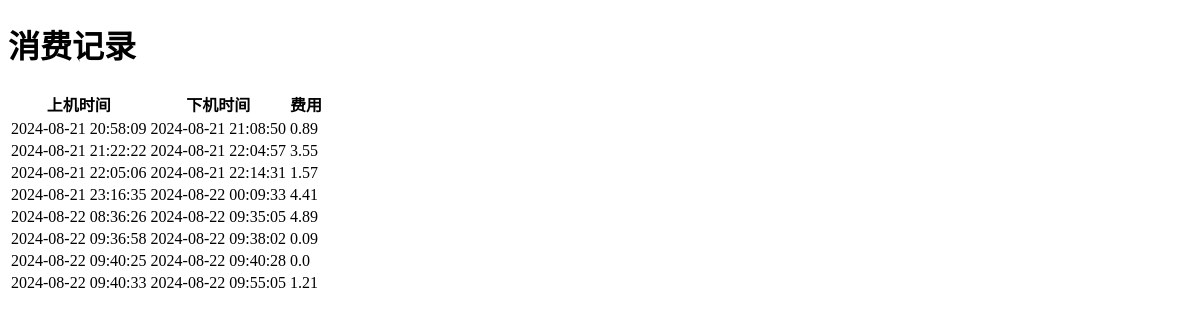
/billing_history (signed in), run on an earlier commit of the app's database.
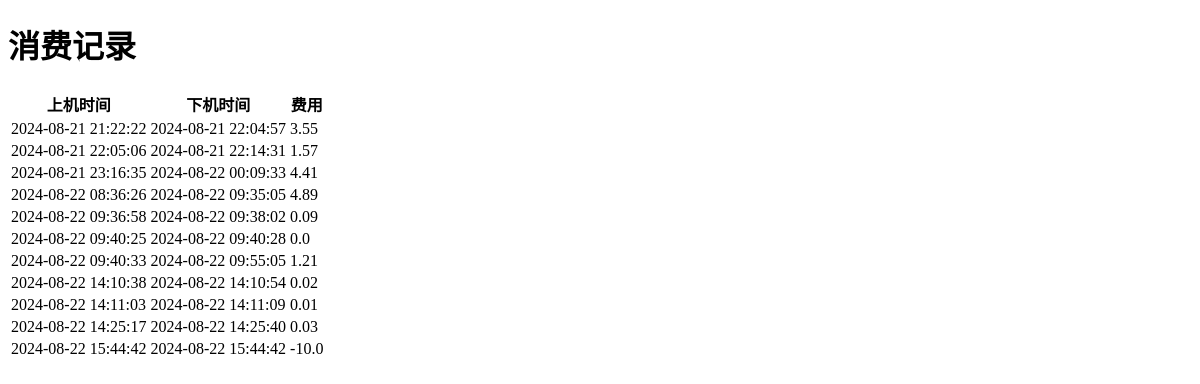
And on a later commit of the database.
### app.py (models this page shows, shortened)
class BillingRecord(db.Model):
    __tablename__ = 'billing_record'
    id = db.Column(db.Integer, primary_key=True)
    user_id = db.Column(db.Integer, db.ForeignKey('user.id'), nullable=False)
    username = db.Column(db.String(80), nullable=False)
    last_login = db.Column(db.DateTime, nullable=False)
    logout_time = db.Column(db.DateTime)  # 下机时间
    fee = db.Column(db.Float, nullable=False)
    description = db.Column(db.String, nullable=False)
    billing_group_id = db.Column(db.Integer, db.ForeignKey('billing_group.id'), nullable=False)
    billing_group = db.relationship('BillingGroup', backref=db.backref('billing_records', lazy=True))
    user = db.relationship('User', backref=db.backref('billing_records', lazy=True))

### app.py (the view)
@app.route('/billing_history')
def billing_history():
    user_id = session.get('user_id')
    if user_id:
        user = User.query.get(user_id)
        if user:
            billing_records = BillingRecord.query.filter_by(user_id=user_id).all()
            return render_template('billing_history.html', billing_records=billing_records)
        else:
            error = '用户不存在'
            return render_template('billing_history.html', error=error)
    else:
        error = '请先登录'
        return render_template('billing_history.html', error=error)

### templates/billing_history.html (shortened to what this page needs)
<!DOCTYPE html>
<html lang="en">
<head>
</head>
<body>
    <h1>消费记录</h1>
    <table>
        <thead>
            <tr>
                <th>上机时间</th>
                <th>下机时间</th>
                <th>费用</th>
            </tr>
        </thead>
        <tbody>
            {% for record in billing_records %}
            <tr>
                <td>{{ record.last_login.strftime('%Y-%m-%d %H:%M:%S') }}</td>
                <td>{{ record.logout_time.strftime('%Y-%m-%d %H:%M:%S') if record.logout_time else '未下机' }}</td>
                <td>{{ record.fee }}</td>
            </tr>
            {% endfor %}
        </tbody>
    </table>
</body>
</html>

What changed in the data, as far as the page shows it:
removed BillingRecord: last_login "2024-08-21 20:58:09", logout_time "2024-08-21 21:08:50", fee "0.89"
added BillingRecord: last_login "2024-08-22 14:10:38", logout_time "2024-08-22 14:10:54", fee "0.02"
added BillingRecord: last_login "2024-08-22 14:11:03", logout_time "2024-08-22 14:11:09", fee "0.01"
added BillingRecord: last_login "2024-08-22 14:25:17", logout_time "2024-08-22 14:25:40", fee "0.03"
added BillingRecord: last_login "2024-08-22 15:44:42", logout_time "2024-08-22 15:44:42", fee "-10.0"
